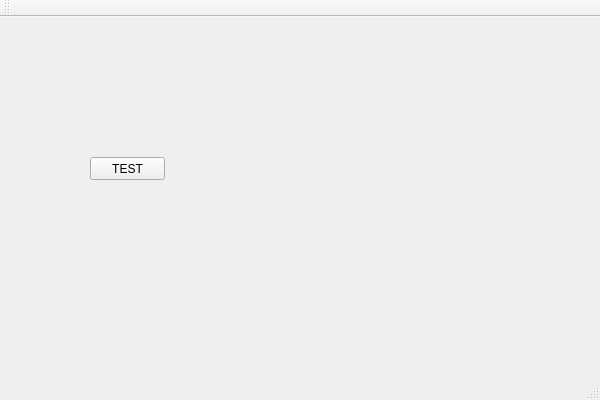
<?xml version="1.0" encoding="UTF-8"?>
<ui version="4.0">
 <class>DenseReconstructionClass</class>
 <widget class="QMainWindow" name="DenseReconstructionClass">
  <property name="geometry">
   <rect>
    <x>0</x>
    <y>0</y>
    <width>600</width>
    <height>400</height>
   </rect>
  </property>
  <property name="windowTitle">
   <string>DenseReconstruction</string>
  </property>
  <widget class="QWidget" name="centralWidget">
   <widget class="QPushButton" name="pushButton">
    <property name="geometry">
     <rect>
      <x>90</x>
      <y>140</y>
      <width>75</width>
      <height>23</height>
     </rect>
    </property>
    <property name="text">
     <string>TEST</string>
    </property>
   </widget>
  </widget>
  <widget class="QMenuBar" name="menuBar">
   <property name="geometry">
    <rect>
     <x>0</x>
     <y>0</y>
     <width>600</width>
     <height>23</height>
    </rect>
   </property>
  </widget>
  <widget class="QToolBar" name="mainToolBar">
   <attribute name="toolBarArea">
    <enum>TopToolBarArea</enum>
   </attribute>
   <attribute name="toolBarBreak">
    <bool>false</bool>
   </attribute>
  </widget>
  <widget class="QStatusBar" name="statusBar"/>
 </widget>
 <layoutdefault spacing="6" margin="11"/>
 <resources>
  <include location="DenseReconstruction.qrc"/>
 </resources>
 <connections/>
</ui>
